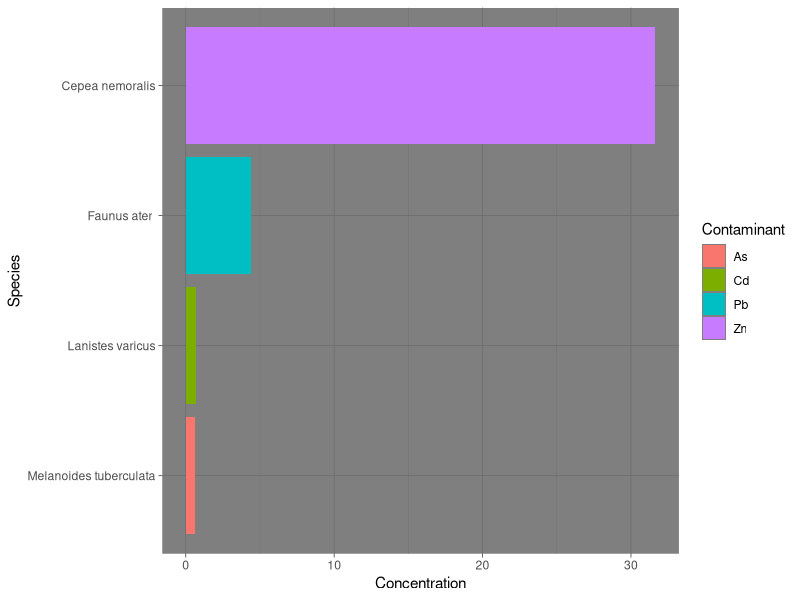
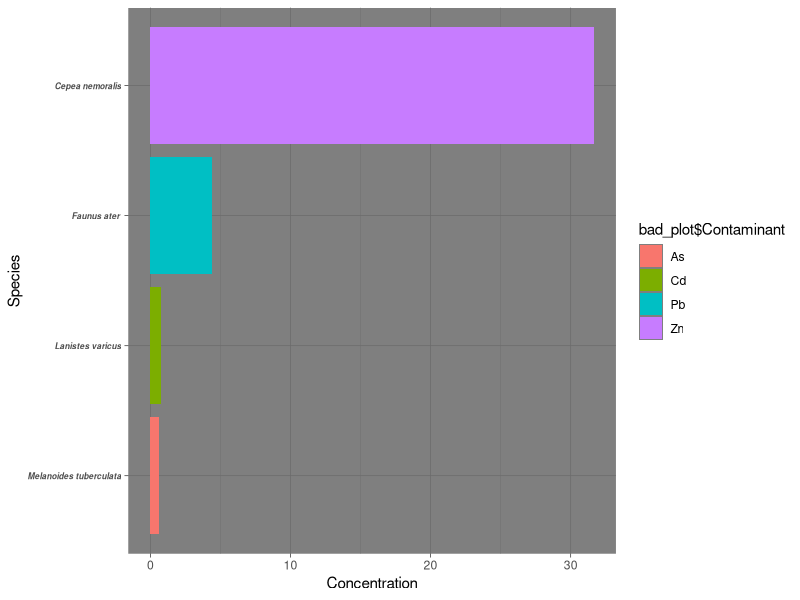
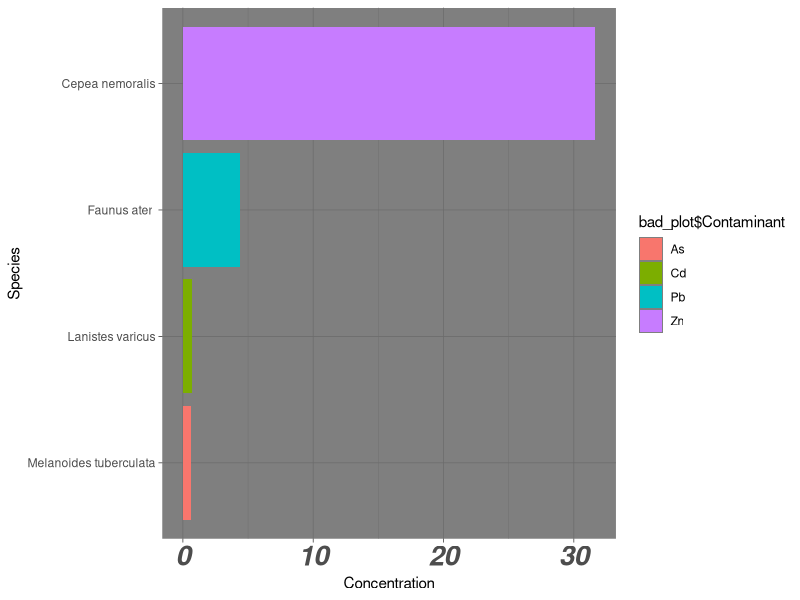

The R source for these figures, in order:

library(ggplot2)

bad_plot <- read.csv("bad_plot.csv", header = TRUE)




a <- ggplot(data = bad_plot, aes(x = reorder(bad_plot$Species, bad_plot$Concentration), y = bad_plot$Concentration, fill = bad_plot$Contaminant)) + geom_bar(stat = "identity") + theme_dark() + coord_flip() + xlab("Species") + ylab("Concentration")
a + guides(fill = guide_legend(title = "Contaminant"))

a + theme(axis.text.y = element_text(face = "bold.italic", size = 6))
a + theme(axis.text.x = element_text(face = "bold.italic", size = 20))
